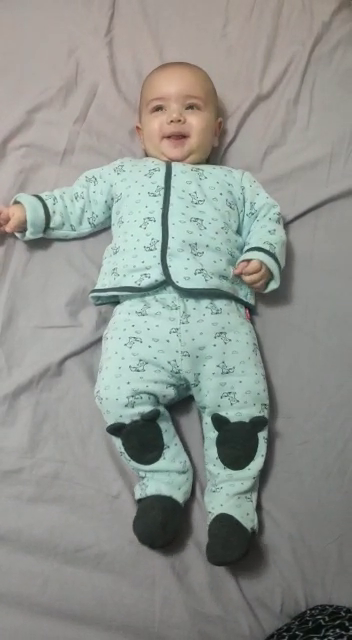
#> input picture frame 41 of Project ReWriten/sample1.mp4, 352 x 640 px, given in place of the camera
$ python get_pulse.py
#> lines starting #> are read from the running program, lines starting #| are printed output that depends on the picture; after the words box and inside, x2 and y2 are one past the last pixel; in counts of white or black regions, pixels touching at a corner belong together; pictures that were not available may be replaced by others from this repository, and a replacement may not be noted
### get_pulse/lib/device.py
import cv2, time
#TODO: fix ipcam
#import urllib2, base64
import numpy as np

class ipCamera(object):

    # [12 lines left out: functions __init__, get_frame, not called in this run]

class Camera(object):

    def __init__(self, camera = 0):
        self.cam = cv2.VideoCapture(camera) #"WhatsApp Video 2020-07-16 at 16.36.13.mp4"
        self.valid = False
        try:
            resp = self.cam.read()
            self.shape = resp[1].shape
            self.valid = True
        except:
            self.shape = None

    # [9 lines left out: function get_frame, not called in this run]

    def release(self):
        self.cam.release()

### get_pulse/lib/processors_noopenmdao.py
import numpy as np
import time
import cv2
import pylab
import os
import sys


def resource_path(relative_path):
    """ Get absolute path to resource, works for dev and for PyInstaller """
    try:
        # PyInstaller creates a temp folder and stores path in _MEIPASS
        base_path = sys._MEIPASS
    except Exception:
        base_path = os.path.abspath(".")

    return os.path.join(base_path, relative_path)


class findFaceGetPulse(object):

    def __init__(self, bpm_limits=[], data_spike_limit=250,
                 face_detector_smoothness=10):

        self.frame_in = np.zeros((10, 10))
        self.frame_out = np.zeros((10, 10))
        self.fps = 0
        self.buffer_size = 250
        #self.window = np.hamming(self.buffer_size)
        self.data_buffer = []
        self.times = []
        self.ttimes = []
        self.samples = []
        self.freqs = []
        self.fft = []
        self.slices = [[0]]
        self.t0 = time.time()
        self.bpms = []
        self.bpm = 0
        dpath = resource_path("haarcascade_frontalface_alt.xml")
        if not os.path.exists(dpath):
            print("Cascade file not present!")
        self.face_cascade = cv2.CascadeClassifier(dpath)

        self.face_rect = [1, 1, 2, 2]
        self.last_center = np.array([0, 0])
        self.last_wh = np.array([0, 0])
        self.output_dim = 13
        self.trained = False

        self.idx = 1
        self.find_faces = True

    def find_faces_toggle(self):
        self.find_faces = not self.find_faces
        return self.find_faces

    def get_faces(self):
        return

    # fix the rectangle the the face location
    # [7 lines left out: function shift, not called in this run]

    def draw_rect(self, rect, col=(0, 255, 0)):
        x, y, w, h = rect
        # print(rect)
        # cv2.waitKey(300)

        #print("drawing??")
        cv2.rectangle(self.frame_out, (x, y), (x + w, y + h), col, 1)

        #cv2.imshow("Original",self.frame_out)
        #cv2.waitKey(50)

    # returns forehead
    def get_subface_coord(self, fh_x, fh_y, fh_w, fh_h):
        x, y, w, h = self.face_rect
        return [int(x + w * fh_x - (w * fh_w / 2.0)),
                int(y + h * fh_y - (h * fh_h / 2.0)),
                int(w * fh_w),
                int(h * fh_h)]

    # [8 lines left out: function get_subface_means, not called in this run]

    def train(self):
        self.trained = not self.trained
        return self.trained

    # [24 lines left out: function plot, not called in this run]

    # TODO: changed from (self,cam)
    def run(self, cam):
        self.times.append(time.time() - self.t0)
        self.frame_out = self.frame_in
        self.gray = cv2.equalizeHist(cv2.cvtColor(self.frame_in,
                                                  cv2.COLOR_BGR2GRAY))
        # cv2.imshow("Original",self.gray)
        # cv2.waitKey(50)
        col = (100, 255, 100)
        if self.find_faces:
            cv2.putText(
                self.frame_out, "Press 'C' to change camera (current: %s)" % str(
                    cam),
                (10, 25), cv2.FONT_HERSHEY_PLAIN, 1.25, col)
            cv2.putText(
                self.frame_out, "Press 'S' to lock face and begin",
                       (10, 50), cv2.FONT_HERSHEY_PLAIN, 1.25, col)
            cv2.putText(self.frame_out, "Press 'Esc' to quit",
                       (10, 75), cv2.FONT_HERSHEY_PLAIN, 1.25, col)
            self.data_buffer, self.times, self.trained = [], [], False

            detected = list(self.face_cascade.detectMultiScale(self.gray, scaleFactor=1.3, minNeighbors=4, minSize=(50, 50), flags=cv2.CASCADE_SCALE_IMAGE))
            #print(len(detected))
            if len(detected) > 0:
                detected.sort(key=lambda a: a[-1] * a[-2])

                if self.shift(detected[-1]) > 10:
                    self.face_rect = detected[-1]
                    # print("self.face_rect ")
                    # print(self.face_rect)
            forehead1 = self.get_subface_coord(0.5, 0.18, 0.25, 0.15)
            self.draw_rect(self.face_rect, col=(255, 0, 0))
            x, y, w, h = self.face_rect

            cv2.putText(self.frame_out, "Face", (x, y), cv2.FONT_HERSHEY_PLAIN, 1.5, col)
            self.draw_rect(forehead1)
            x, y, w, h = forehead1
            cv2.putText(self.frame_out, "Forehead", (x, y), cv2.FONT_HERSHEY_PLAIN, 1.5, col)

            #cv2.imshow("Original",self.frame_out)
            #cv2.waitKey(100)
            return

        if set(self.face_rect) == set([1, 1, 2, 2]):
            return

        cv2.putText(
            self.frame_out, "Press 'C' to change camera (current: %s)" % str(
                cam),
            (10, 25), cv2.FONT_HERSHEY_PLAIN, 1.25, col)
        cv2.putText(
            self.frame_out, "Press 'S' to restart",
                   (10, 50), cv2.FONT_HERSHEY_PLAIN, 1.5, col)
        cv2.putText(self.frame_out, "Press 'D' to toggle data plot",
                   (10, 75), cv2.FONT_HERSHEY_PLAIN, 1.5, col)
        cv2.putText(self.frame_out, "Press 'Esc' to quit",
                   (10, 100), cv2.FONT_HERSHEY_PLAIN, 1.5, col)

        forehead1 = self.get_subface_coord(0.5, 0.18, 0.25, 0.15)
        self.draw_rect(forehead1)

        vals = self.get_subface_means(forehead1)

        self.data_buffer.append(vals)
        L = len(self.data_buffer)
        if L > self.buffer_size:
            self.data_buffer = self.data_buffer[-self.buffer_size:]
            self.times = self.times[-self.buffer_size:]
            L = self.buffer_size

        processed = np.array(self.data_buffer)
        self.samples = processed
        if L > 10:
            self.output_dim = processed.shape[0]

            self.fps = float(L) / (self.times[-1] - self.times[0])
            even_times = np.linspace(self.times[0], self.times[-1], L)
            interpolated = np.interp(even_times, self.times, processed)
            interpolated = np.hamming(L) * interpolated
            interpolated = interpolated - np.mean(interpolated)
            raw = np.fft.rfft(interpolated)
            phase = np.angle(raw)
            self.fft = np.abs(raw)
            self.freqs = float(self.fps) / L * np.arange(L / 2 + 1)

            freqs = 60. * self.freqs
            idx = np.where((freqs > 50) & (freqs < 180))

            pruned = self.fft[idx]
            phase = phase[idx]

            pfreq = freqs[idx]
            self.freqs = pfreq
            self.fft = pruned

            try:
                idx2 = np.argmax(pruned)
            except:
                print("Chatched: ValueError: attempt to get argmax of an empty sequence! --> processors_noopenmdao, line 210")
                return

            idx2 = np.argmax(pruned)

            t = (np.sin(phase[idx2]) + 1.) / 2.
            t = 0.9 * t + 0.1
            alpha = t
            beta = 1 - t

            self.bpm = self.freqs[idx2]
            self.idx += 1

            x, y, w, h = self.get_subface_coord(0.5, 0.18, 0.25, 0.15)
            r = alpha * self.frame_in[y:y + h, x:x + w, 0]
            g = alpha * \
                self.frame_in[y:y + h, x:x + w, 1] + \
                beta * self.gray[y:y + h, x:x + w]
            b = alpha * self.frame_in[y:y + h, x:x + w, 2]
            self.frame_out[y:y + h, x:x + w] = cv2.merge([r,
                                                          g,
                                                          b])
            x1, y1, w1, h1 = self.face_rect
            self.slices = [np.copy(self.frame_out[y1:y1 + h1, x1:x1 + w1, 1])]
            col = (100, 255, 100)
            gap = (self.buffer_size - L) / self.fps
            # self.bpms.append(bpm)
            # self.ttimes.append(time.time())
            if gap:
                text = "(estimate: %0.1f bpm, wait %0.0f s)" % (self.bpm, gap)
            else:
                text = "(estimate: %0.1f bpm)" % (self.bpm)
            tsize = 1
            cv2.putText(self.frame_out, text,
                       (int(x - w / 2), int(y)), cv2.FONT_HERSHEY_PLAIN, tsize, col)

### lib/interface.py
import cv2, time
import numpy as np

"""
Wraps up some interfaces to opencv user interface methods (displaying
image frames, event handling, etc).

If desired, an alternative UI could be built and imported into get_pulse.py
instead. Opencv is used to perform much of the data analysis, but there is no
reason it has to be used to handle the UI as well. It just happens to be very
effective for our purposes.
"""
def resize(*args, **kwargs):
    return cv2.resize(*args, **kwargs)

def moveWindow(*args,**kwargs):
    return

def imshow(*args,**kwargs):
    return cv2.imshow(*args,**kwargs)

def destroyWindow(*args,**kwargs):
    return cv2.destroyWindow(*args,**kwargs)

def waitKey(*args,**kwargs):
    return cv2.waitKey(*args,**kwargs)


"""
The rest of this file defines some GUI plotting functionality. There are plenty
of other ways to do simple x-y data plots in python, but this application uses
cv2.imshow to do real-time data plotting and handle user interaction.

This is entirely independent of the data calculation functions, so it can be
replaced in the get_pulse.py application easily.
"""


# [88 lines left out: functions combine, plotXY, not called in this run]

### get_pulse/get_pulse.py
from lib.device import Camera
from lib.processors_noopenmdao import findFaceGetPulse
from lib.interface import plotXY, imshow, waitKey, destroyWindow
from cv2 import moveWindow
import cv2
import argparse
import numpy as np
import datetime
# import socket #TODO disabled it
import sys

import warnings
warnings.filterwarnings("ignore")


class getPulseApp(object):

    """
    Python application that finds a face in a webcam stream, then isolates the
    forehead.

    Then the average green-light intensity in the forehead region is gathered
    over time, and the detected person's pulse is estimated.
    """

    def __init__(self):
        # Imaging device - must be a connected camera (not an ip camera or mjpeg
        # stream)
        """
        serial = args.serial
        baud = args.baud
        self.send_serial = False
        self.send_udp = False
        if serial:
            self.send_serial = True
            if not baud:
                baud = 9600
            else:
                baud = int(baud)
            self.serial = Serial(port=serial, baudrate=baud)

        udp = args.udp # TODO not in use...
        if udp:
            print("UDP *******************")
            self.send_udp = True
            if ":" not in udp:
                ip = udp
                port = 5005
            else:
                ip, port = udp.split(":")
                port = int(port)
            self.udp = (ip, port)
            # self.sock = socket.socket(socket.AF_INET, # Internet
               #  socket.SOCK_DGRAM)  # UDP
        """

        self.cameras = []
        self.selected_cam = 0
        for i in range(3):
            camera = Camera(camera=i)  # first camera by default
            if camera.valid or not len(self.cameras):
                self.cameras.append(camera)
            else:
                break
#> this loop made 3 passes
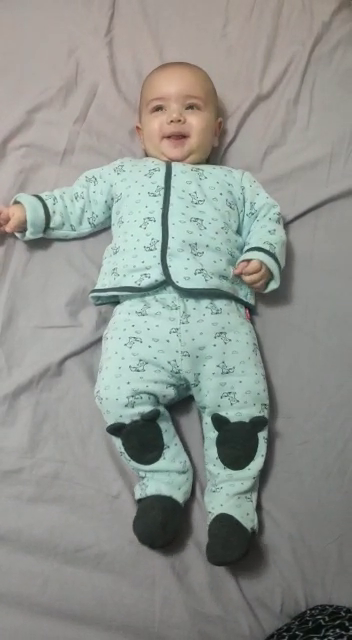
#> input picture frame 41 of Project ReWriten/sample1.mp4, 352 x 640 px, given in place of the camera
        self.w, self.h = 0, 0
        self.pressed = 0
        # Containerized analysis of recieved image frames (an openMDAO assembly)
        # is defined next.

        # This assembly is designed to handle all image & signal analysis,
        # such as face detection, forehead isolation, time series collection,
        # heart-beat detection, etc.

        # Basically, everything that isn't communication
        # to the camera device or part of the GUI
        self.processor = findFaceGetPulse(bpm_limits=[50, 160],
                                          data_spike_limit=2500.,
                                          face_detector_smoothness=10.)

        # Init parameters for the cardiac data plot
        self.bpm_plot = False
        self.plot_title = "Data display - raw signal (top) and PSD (bottom)"

        # Maps keystrokes to specified methods
        # (A GUI window must have focus for these to work)
        self.key_controls = {"s": self.toggle_search,
                             "d": self.toggle_display_plot,
                             "c": self.toggle_cam,
                             "f": self.write_csv}

    # [60 lines left out: functions toggle_cam, write_csv, toggle_search, toggle_display_plot, make_bpm_plot, not called in this run]

    def key_handler(self):
        """
        Handle keystrokes, as set at the bottom of __init__()

        A plotting or camera frame window must have focus for keypresses to be
        detected.
        """

        self.pressed = waitKey(10) & 255  # wait for keypress for 10 ms
        if self.pressed == 27:  # exit program on 'esc'
            print("Exiting")
            for cam in self.cameras:
                cam.cam.release()
            # if self.send_serial:
            #   self.serial.close()
            sys.exit()

        for key in self.key_controls.keys():
            if chr(self.pressed) == key:
                self.key_controls[key]()

    # [33 lines left out: function main_loop, not called in this run]

    # TODO: my change
    def MY_main_loop(self):
        cap = cv2.VideoCapture("WhatsApp Video 2020-07-17 at 16.14.14.mp4")

        while True:
            # Capture frame-by-frame
            _, frame = cap.read()
#> frame is the input picture: shape (640, 352, 3); mean B, G, R 142.2, 147.4, 143.8

            if frame is None:
                exit(0)

            frame = cv2.rotate(frame, cv2.cv2.ROTATE_90_CLOCKWISE)
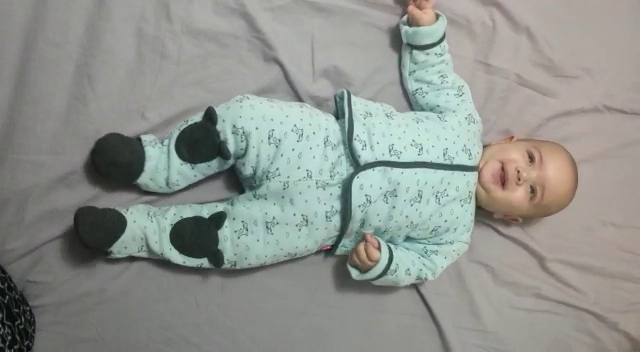
#> frame: shape (352, 640, 3); mean B, G, R 142.2, 147.4, 143.8

            # frame = self.cameras[self.selected_cam].get_frame()
            self.h, self.w, _c = frame.shape
#> self.h = 352; self.w = 640

            # display unaltered frame
            # imshow("Original",frame)

            # self.selected_cam = 0  # TODO

            # set current image frame to the processor's input
            self.processor.frame_in = frame
            # process the image frame to perform all needed analysis
            self.processor.run(self.selected_cam)
#> in run, `cv2.putText(self.frame_out, "Press 'Esc' to quit", (10, 75), cv2.FONT_..`:
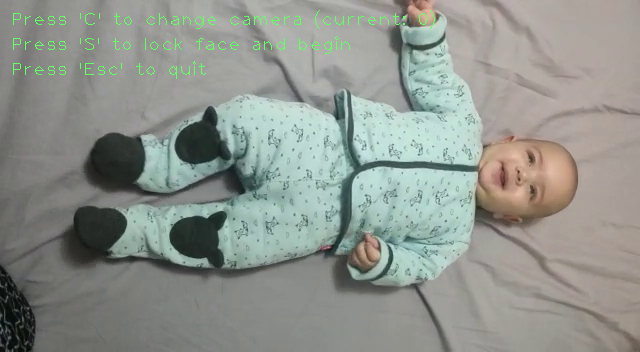
#> self.frame_out: shape (352, 640, 3); mean B, G, R 141.9, 148.1, 143.4
#> in draw_rect, `cv2.rectangle(self.frame_out, (x, y), (x + w, y + h), col, 1)`: self.frame_out: shape (352, 640, 3); under 0.01% of pixels changed, all inside (x1, y1, x2, y2) = (1, 1, 4, 4)
#> in run, `cv2.putText(self.frame_out, "Face", (x, y), cv2.FONT_HERSHEY_PLAIN, 1...`: self.frame_out: shape (352, 640, 3); mean B, G, R 141.9, 148.1, 143.4
#> in draw_rect (call 2), `cv2.rectangle(self.frame_out, (x, y), (x + w, y + h), col, 1)`: self.frame_out: shape (352, 640, 3); mean B, G, R 141.9, 148.1, 143.4
#> in run, `cv2.putText(self.frame_out, "Forehead", (x, y), cv2.FONT_HERSHEY_PLAIN..`: self.frame_out: shape (352, 640, 3); mean B, G, R 141.9, 148.1, 143.4
            # collect the output frame for display
            output_frame = self.processor.frame_out

            # show the processed/annotated output frame
            imshow("Processed", output_frame)

            # create and/or update the raw data display if needed
            if self.bpm_plot:
                self.make_bpm_plot()

            # handle any key presses
            self.key_handler()
#> (key Esc is pressed here)

            # Display the resulting frame
            # cv2.imshow('frame', frame)

            # TODO: play the waitkey to reach real live movement rate
            if cv2.waitKey(40) == 27:
                break

        # When everything done, release the capture
        cap.release()
        cv2.destroyAllWindows()


if __name__ == "__main__":

    App = getPulseApp()

    #while True:
     #   App.main_loop()

    # TODO: my change
    App.MY_main_loop()
#> (the program exits here)

$ run again, starting later in the video
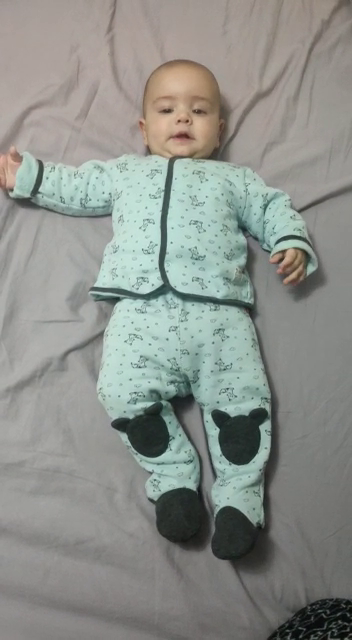
#> input picture frame 185 of Project ReWriten/sample1.mp4, 352 x 640 px, given in place of the camera
#> the loop in __init__, `for i in range(3):` made 3 passes
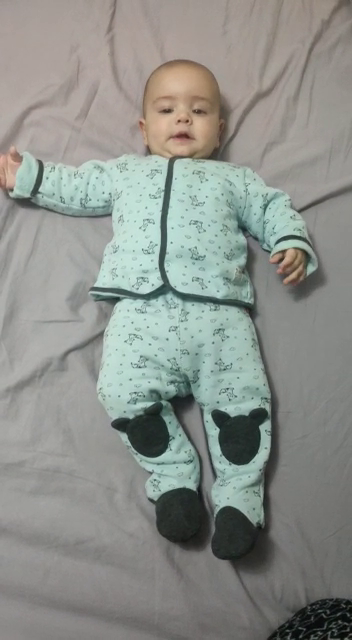
#> input picture frame 185 of Project ReWriten/sample1.mp4, 352 x 640 px, given in place of the camera
#> in MY_main_loop, frame is the input picture: shape (640, 352, 3); mean B, G, R 139.3, 144.7, 141.1
#> in MY_main_loop, `frame = cv2.rotate(frame, cv2.cv2.ROTATE_90_CLOCKWISE)`:
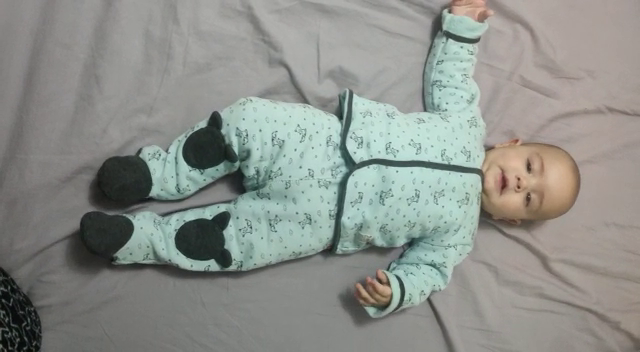
#> frame: shape (352, 640, 3); mean B, G, R 139.3, 144.7, 141.1
#> in run, `cv2.putText(self.frame_out, "Press 'Esc' to quit", (10, 75), cv2.FONT_..`:
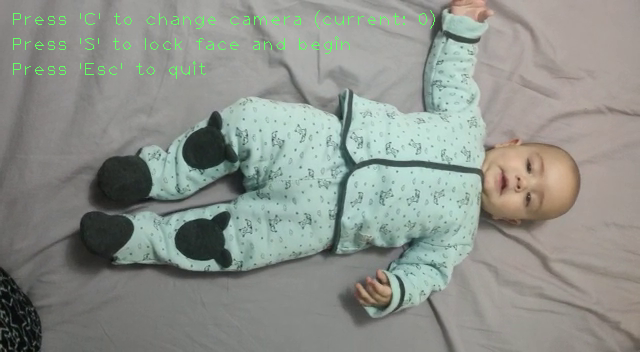
#> self.frame_out: shape (352, 640, 3); mean B, G, R 139, 145.4, 140.7

$ run again, starting later in the video
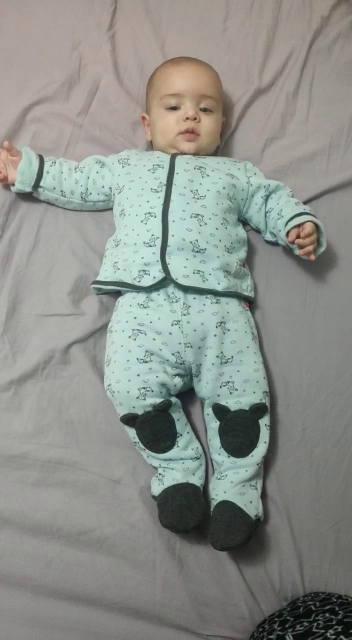
#> input picture frame 330 of Project ReWriten/sample1.mp4, 352 x 640 px, given in place of the camera
#> the loop in __init__, `for i in range(3):` made 3 passes
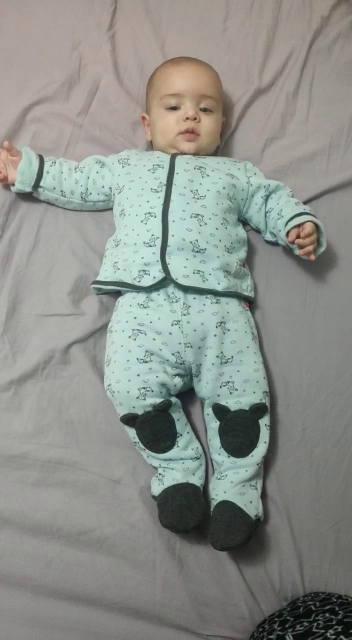
#> input picture frame 330 of Project ReWriten/sample1.mp4, 352 x 640 px, given in place of the camera
#> in MY_main_loop, frame is the input picture: shape (640, 352, 3); mean B, G, R 138.6, 144.1, 140.9
#> in MY_main_loop, `frame = cv2.rotate(frame, cv2.cv2.ROTATE_90_CLOCKWISE)`:
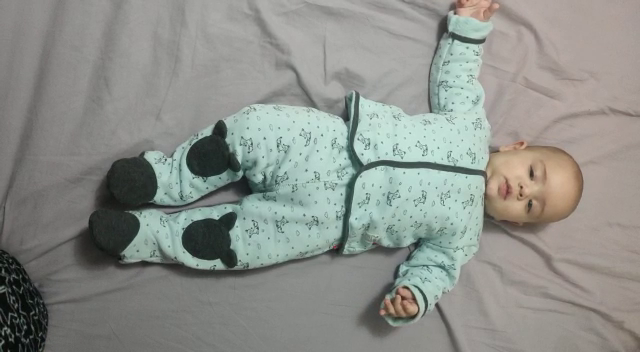
#> frame: shape (352, 640, 3); mean B, G, R 138.6, 144.1, 140.9
#> in run, `cv2.putText(self.frame_out, "Press 'Esc' to quit", (10, 75), cv2.FONT_..`:
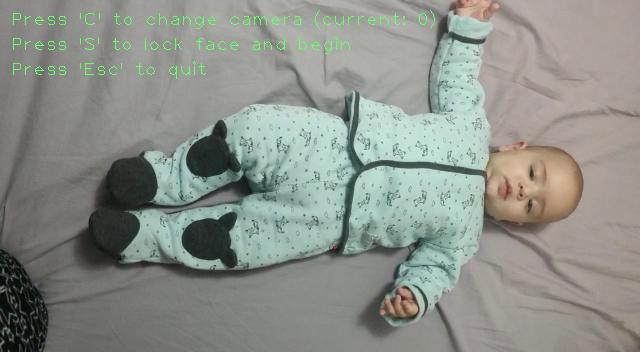
#> self.frame_out: shape (352, 640, 3); mean B, G, R 138.3, 144.8, 140.5
